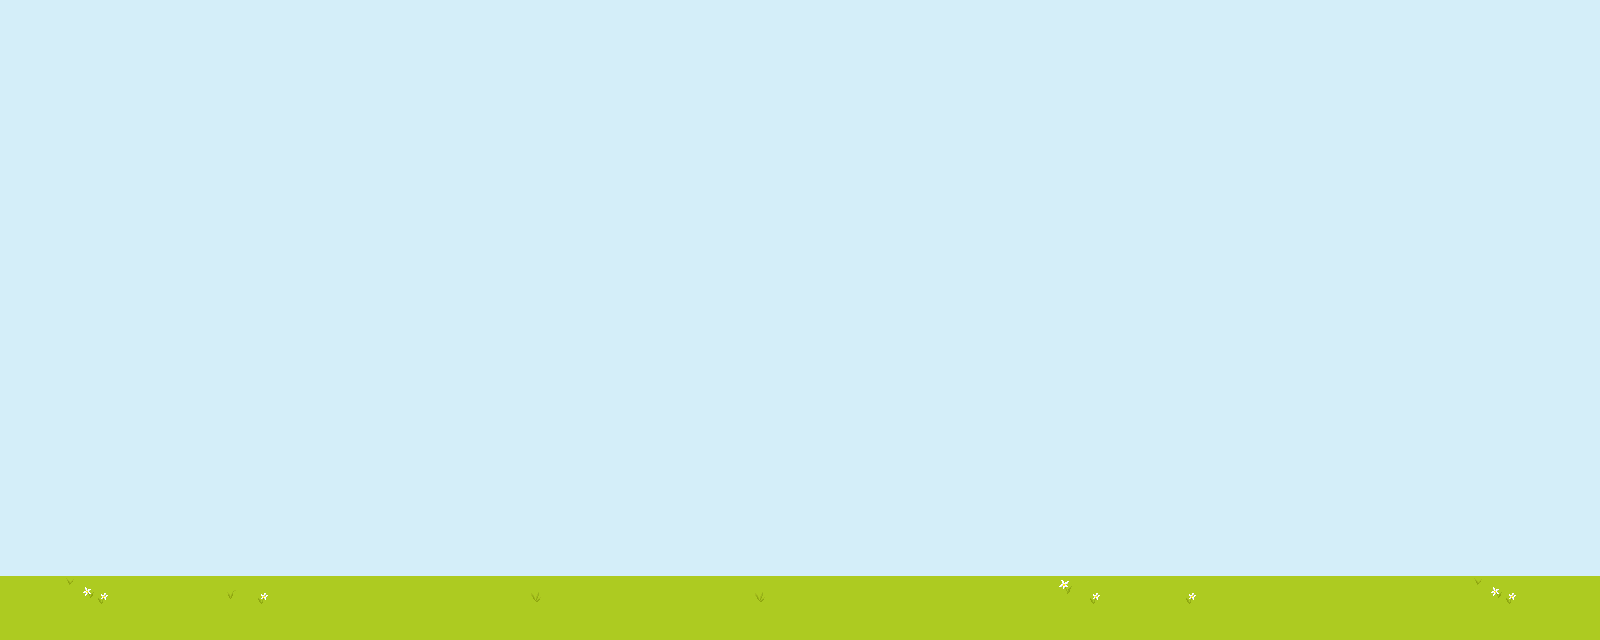

Rendered tile map (Tiled .tmx) drawn with the repository's tilesets; below, a short description and the map source with its tile grids summarised:
An orthogonal 50x20 tile map with 32x32 px tiles, 1 tile layer (Tile Layer 1).

<map version="1.0" orientation="orthogonal" width="50" height="20" tilewidth="32" tileheight="32" backgroundcolor="#d4eef9">
 <tileset firstgid="1" name="grass" tilewidth="32" tileheight="32">
  <image source="../img/map/grass.png" width="192" height="32" />
 </tileset>
 <layer name="Tile Layer 1" width="50" height="20">
  <data>[1000 cells, 100 non-empty, 6 distinct tile ids]</data>
 </layer>
</map>
